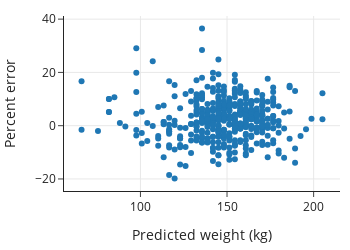

Here is the notebook cell this chart was saved with:
### Markdown cell above
Let's examine a scatter plot of the relative errors:

### Code cell
resid = pd.DataFrame({'Predicted weight (kg)': predicted, 'Percent error': resids})
px.scatter(resid, x='Predicted weight (kg)', y='Percent error',
           width=350, height=250)

### Figure 1 — Plotly figure (JSON) as saved in the notebook; plotly's stock layout.template omitted (floating-point values rounded to 4 significant figures; data arrays with more than 128 entries replaced by an {"elided": "..."} marker saying what was removed)
{"data": [{"hovertemplate": "Predicted weight (kg)=%{x}<br>Percent error=%{y}<extra></extra>", "legendgroup": "", "marker": {"color": "#1F77B4", "symbol": "circle"}, "mode": "markers", "name": "", "orientation": "v", "showlegend": false, "type": "scatter", "x": {"elided": "433 float values"}, "xaxis": "x", "y": {"elided": "433 float values"}, "yaxis": "y"}], "layout": {"height": 250, "legend": {"tracegroupgap": 0}, "width": 350, "xaxis": {"anchor": "y", "autorange": true, "domain": [0, 1], "range": [55.87, 215.2], "title": {"text": "Predicted weight (kg)"}, "type": "linear"}, "yaxis": {"anchor": "x", "autorange": true, "domain": [0, 1], "range": [-24.51, 41.17], "title": {"text": "Percent error"}, "type": "linear"}}}
